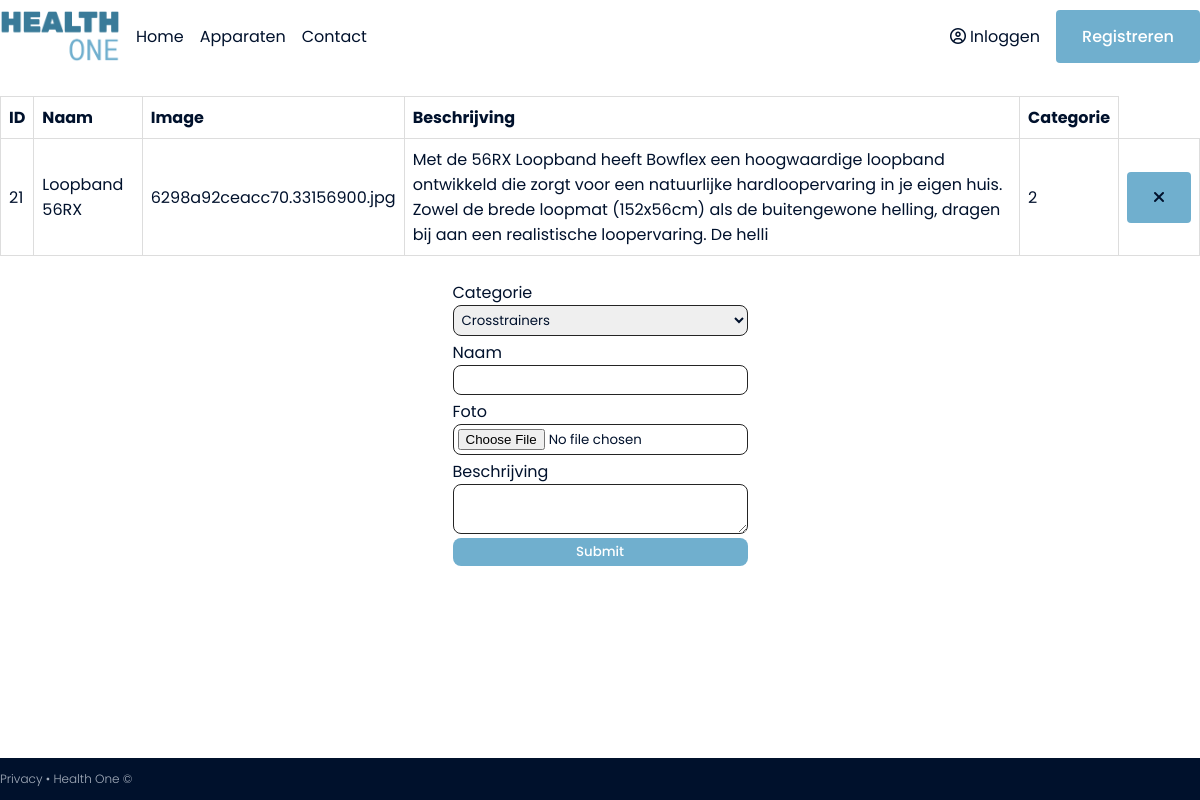
The app's page /manageproduct.php with its own data.
### tables this page shows
CREATE TABLE `products` (
  `id` int(11) NOT NULL,
  `name` varchar(255) NOT NULL,
  `img` varchar(255) NOT NULL,
  `description` varchar(255) NOT NULL,
  `category_id` int(11) NOT NULL
);

### manageproduct.php (the view, shortened to what this page needs)
<html>
    <head>
        <link rel="stylesheet" type="text/css" href="./css/style.css">
    </head>
    <body>
            <?php
                include_once('./dbConnection.php');
                include_once('./components/Nav.php');
            ?>
            <section class="manageproducts">
                <div class="container">
                    <div class="row">
                        <table class="manageproducts__table">
                            <tr>
                                <th>ID</th>
                                <th>Naam</th>
                                <th>Image</th>
                                <th>Beschrijving</th>
                                <th>Categorie</th>
                            </tr>
                        <?php
                            $category = $db->prepare("SELECT * FROM products");
                            $category->execute();
                            $result = $category->fetchAll(PDO::FETCH_ASSOC);
                            foreach($result as &$data) {
                                echo "
                                <tr>
                                    <td>" . $data['id'] . "</td>
                                    <td>" . $data['name'] . "</td>
                                    <td>" . $data['img'] . "</td>
                                    <td>" . $data['description'] . "</td>
                                    <td>" . $data['category_id'] . "</td>
                                    <td><a href='manageproduct.php?deleteproduct=" . $data['id'] . "' class='btn'><i class='fas fa-times'></i></a></td>
                                </tr>
                                ";
                            }
                        ?>
                        </table>
                    </div>
                </div>
            </section>
            <section class="addproduct">
                <div class="container">
                    <div class="row">
                        <form method="POST" enctype="multipart/form-data">
                            <label>Categorie</label>
                            <select name="category">
                                <option value="1">Crosstrainers</option>
                            </select>
                            <label>Naam</label>
                            <input type="text" name="name" required>
                            <label>Foto</label>
                            <input type="file" name="file" required>
                            <label>Beschrijving</label>
                            <textarea name="description" required></textarea>
                            <input class="btn" type="submit" name="submit">
                        </form>
                    </div>
                </div>
            </section>
            <?php
                include_once('./components/Footer.php')
            ?>
    </body>
</html>

### css/style.css (style rules this page uses)
* { font-family: "Poppins", sans-serif; padding: 0; margin: 0; box-sizing: border-box; color: #00112c; }
a { text-decoration: none; }
.btn { padding: 12px 24px; background-color: #70afce; border: 2px solid transparent; border-radius: 4px; color: white; font-weight: 500; transition: all 300ms ease; cursor: pointer; }
.row { width: 100%; max-width: 1200px; margin: 0 auto; }
.addproduct { display: flex; justify-content: center; align-content: center; }
.addproduct form { display: flex; flex-direction: column; }
.addproduct input, select, textarea { border-radius: 8px; padding: 4px; border: 1px solid #242424; margin-bottom: 4px; }
.addproduct .btn { border: none; cursor: pointer; }
.manageproducts { margin: 24px 0; }
.manageproducts__table { font-family: arial, sans-serif; border-collapse: collapse; width: 100%; }
.manageproducts__table td, th { border: 1px solid #dddddd; text-align: left; padding: 8px; }

### records on screen
products: id "21", name "Loopband 56RX", img "6298a92ceacc70.33156900.jpg", description "Met de 56RX Loopband heeft Bowflex een hoogwaardige loopband ontwikkeld die zorgt voor een natuurlijke hardloopervaring in je eigen huis. Zowel de brede loopmat (152x56cm) als de buitengewone helling, dragen bij aan een realistische loopervaring. De helli", category "2"
